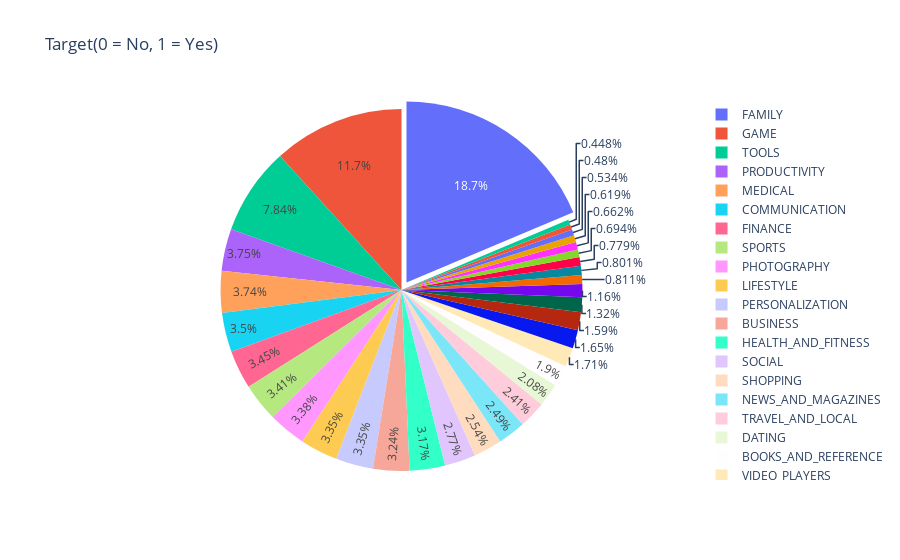

The notebook cell this image was saved under:
### Markdown cell above
Here we see that 92.6% of the apps are free and 7.37% of apps are paid which proves that free apps are more used

### Code cell
col = "Category"
grouped = df_apps[col].value_counts().reset_index()
grouped = grouped.rename(columns = {col : "count", "index" : col})

## plot
trace = go.Pie(labels=grouped[col], values=grouped['count'], pull=[0.05, 0])
layout = {'title': 'Target(0 = No, 1 = Yes)'}
fig = go.Figure(data = [trace], layout = layout)
iplot(fig)

### Figure 1 — Plotly figure (JSON) as saved in the notebook; plotly's stock layout.template omitted (floating-point values rounded to 4 significant figures)
{"data": [{"labels": ["FAMILY", "GAME", "TOOLS", "PRODUCTIVITY", "MEDICAL", "COMMUNICATION", "FINANCE", "SPORTS", "PHOTOGRAPHY", "LIFESTYLE", "PERSONALIZATION", "BUSINESS", "HEALTH_AND_FITNESS", "SOCIAL", "SHOPPING", "NEWS_AND_MAGAZINES", "TRAVEL_AND_LOCAL", "DATING", "BOOKS_AND_REFERENCE", "VIDEO_PLAYERS", "EDUCATION", "ENTERTAINMENT", "MAPS_AND_NAVIGATION", "FOOD_AND_DRINK", "HOUSE_AND_HOME", "WEATHER", "AUTO_AND_VEHICLES", "LIBRARIES_AND_DEMO", "ART_AND_DESIGN", "COMICS", "PARENTING", "EVENTS", "BEAUTY"], "pull": [0.05, 0], "type": "pie", "values": [1747, 1097, 734, 351, 350, 328, 323, 319, 317, 314, 314, 303, 297, 259, 238, 233, 226, 195, 178, 160, 155, 149, 124, 109, 76, 75, 73, 65, 62, 58, 50, 45, 42]}], "layout": {"title": {"text": "Target(0 = No, 1 = Yes)"}}}
